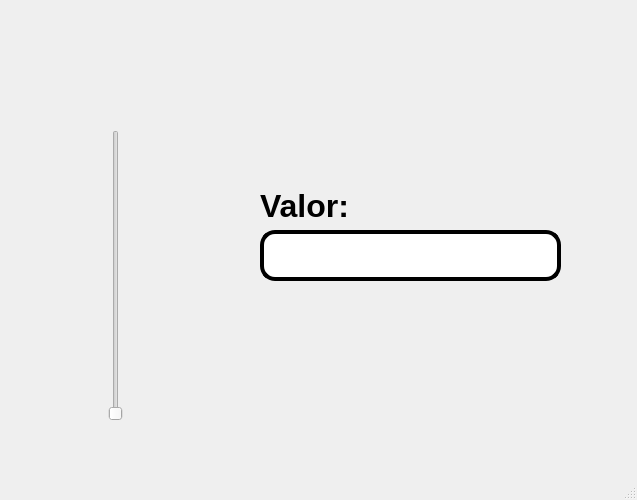
<?xml version="1.0" encoding="UTF-8"?>
<ui version="4.0">
 <class>MainWindow</class>
 <widget class="QMainWindow" name="MainWindow">
  <property name="geometry">
   <rect>
    <x>0</x>
    <y>0</y>
    <width>637</width>
    <height>500</height>
   </rect>
  </property>
  <property name="windowTitle">
   <string>MainWindow</string>
  </property>
  <widget class="QWidget" name="centralwidget">
   <widget class="QLabel" name="label_4">
    <property name="geometry">
     <rect>
      <x>430</x>
      <y>370</y>
      <width>171</width>
      <height>81</height>
     </rect>
    </property>
    <property name="styleSheet">
     <string notr="true"/>
    </property>
    <property name="text">
     <string/>
    </property>
    <property name="pixmap">
     <pixmap resource="../Archivos/Recursos.qrc">:/Ejercicios/8s85l9yb14k81.png</pixmap>
    </property>
    <property name="scaledContents">
     <bool>true</bool>
    </property>
   </widget>
   <widget class="QLabel" name="label_5">
    <property name="geometry">
     <rect>
      <x>260</x>
      <y>190</y>
      <width>131</width>
      <height>31</height>
     </rect>
    </property>
    <property name="font">
     <font>
      <pointsize>24</pointsize>
      <weight>75</weight>
      <bold>true</bold>
     </font>
    </property>
    <property name="text">
     <string>Valor:</string>
    </property>
   </widget>
   <widget class="QLineEdit" name="txt_valor">
    <property name="geometry">
     <rect>
      <x>260</x>
      <y>230</y>
      <width>301</width>
      <height>51</height>
     </rect>
    </property>
    <property name="font">
     <font>
      <pointsize>24</pointsize>
     </font>
    </property>
    <property name="styleSheet">
     <string notr="true">border: 4px solid black;
border-radius: 15px;</string>
    </property>
    <property name="alignment">
     <set>Qt::AlignCenter</set>
    </property>
   </widget>
   <widget class="QSlider" name="verticalSlider">
    <property name="geometry">
     <rect>
      <x>70</x>
      <y>130</y>
      <width>91</width>
      <height>291</height>
     </rect>
    </property>
    <property name="orientation">
     <enum>Qt::Vertical</enum>
    </property>
   </widget>
   <widget class="QLabel" name="label">
    <property name="geometry">
     <rect>
      <x>20</x>
      <y>10</y>
      <width>101</width>
      <height>91</height>
     </rect>
    </property>
    <property name="text">
     <string/>
    </property>
    <property name="pixmap">
     <pixmap>:/Logos/logo uat.png</pixmap>
    </property>
    <property name="scaledContents">
     <bool>true</bool>
    </property>
   </widget>
   <widget class="QLabel" name="label_2">
    <property name="geometry">
     <rect>
      <x>520</x>
      <y>10</y>
      <width>91</width>
      <height>81</height>
     </rect>
    </property>
    <property name="text">
     <string/>
    </property>
    <property name="pixmap">
     <pixmap resource="../Archivos/Recursos.qrc">:/Logos/logo fit.png</pixmap>
    </property>
    <property name="scaledContents">
     <bool>true</bool>
    </property>
   </widget>
   <widget class="QLabel" name="label_3">
    <property name="geometry">
     <rect>
      <x>10</x>
      <y>10</y>
      <width>221</width>
      <height>81</height>
     </rect>
    </property>
    <property name="text">
     <string/>
    </property>
    <property name="pixmap">
     <pixmap resource="../Archivos/Recursos.qrc">:/Logos/log_uat_nuevo.png</pixmap>
    </property>
    <property name="scaledContents">
     <bool>true</bool>
    </property>
   </widget>
  </widget>
  <widget class="QMenuBar" name="menubar">
   <property name="geometry">
    <rect>
     <x>0</x>
     <y>0</y>
     <width>637</width>
     <height>21</height>
    </rect>
   </property>
  </widget>
  <widget class="QStatusBar" name="statusbar"/>
 </widget>
 <resources>
  <include location="../Archivos/Recursos.qrc"/>
 </resources>
 <connections/>
</ui>
